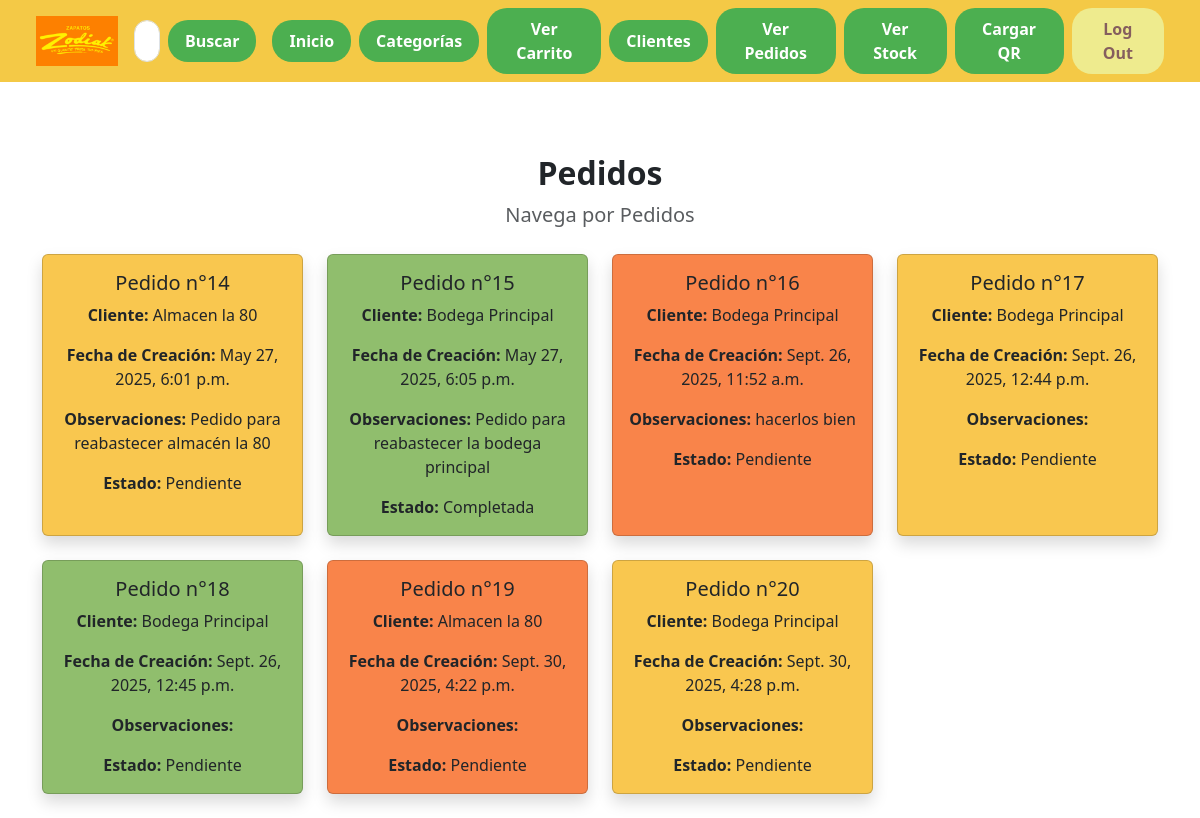
Page /ver_pedidos/ (signed in) on the committed database.
### app1/models.py (models this page shows)
class Pedido(models.Model):
    ESTADO_CHOICES = [
        ('Pendiente', 'Pendiente'),
        ('Completada', 'Completada'),
        ('Anulada', 'Anulada'),
    ]
    empleado = models.ForeignKey(Empleado, on_delete=models.CASCADE, null=True, blank=True) # Relación uno a muchos con la tabla Empleado
    fecha_creacion = models.DateTimeField(auto_now_add=True)
    fecha_terminacion = models.DateTimeField(null=True, blank=True) # La fecha de terminación es opcional
    estado = models.CharField(max_length=10, choices=ESTADO_CHOICES, default='Pendiente') # El estado por defecto es pendiente
    observaciones = models.TextField(default='Sin observaciones', null=True, blank=True) # El campo observaciones es opcional
    cliente = models.ForeignKey(Cliente, on_delete=models.CASCADE) # Relación uno a muchos con la tabla Cliente

class Cliente(models.Model):
    nombre = models.CharField(max_length=100, unique=True)
    direccion = models.CharField(max_length=200)
    telefono = models.CharField(max_length=15)
    correo = models.EmailField()

### app1/views.py (the view)
# urls.py: path("ver_pedidos/", PedidoListView.as_view(), name="ver_pedidos"),
class PedidoListView(LoginRequiredMixin, ListView):
    model = Pedido
    template_name = 'ver_pedidos.html'
    context_object_name = 'pedidos'
    def get_queryset(self):
        return Pedido.objects.select_related('cliente').all()

### app1/templates/ver_pedidos.html
{% extends "base.html" %}
{% load static %}
{% block content %}
<div class="container mt-5">
    <div class="text-center mb-4">
        <h2 class="fw-bold">Pedidos</h2>
        <p class="fs-5 text-muted">Navega por Pedidos</p>
    </div>
    <div class="row row-cols-1 row-cols-sm-2 row-cols-md-3 row-cols-lg-4 g-4">
        {% for p in pedidos %}
        <div class="col">
            <a href="{% url 'ver_zapatos_pedido' p.id %}" class="text-decoration-none">
                <div class="card h-100 shadow" style="background-color: {% cycle '#f9c74f' '#90be6d' '#f9844a' %};">
                    <div class="card-body text-center">
                        <h5 class="card-title">Pedido n°{{ p.id }}</h5>
                        <p class="card-text"><b>Cliente:</b> {{ p.cliente.nombre }}</p>
                        <p class="card-text"><b>Fecha de Creación:</b> {{ p.fecha_creacion }}</p>
                        <p class="card-text"><b>Observaciones:</b> {{ p.observaciones }}</p>
                        <p class="card-text"><b>Estado:</b> {{ p.estado }}</p>
                    </div>
                </div>
            </a>
        </div>
        {% endfor %}
    </div>
</div>
{% endblock %}

### rows in the picture
Pedido: id "14", cliente.nombre "Almacen la 80", fecha_creacion "May 27, 2025, 6:01 p.m.", observaciones "Pedido para reabastecer almacén la 80", estado "Pendiente"
Pedido: id "15", cliente.nombre "Bodega Principal", fecha_creacion "May 27, 2025, 6:05 p.m.", observaciones "Pedido para reabastecer la bodega principal", estado "Completada"
Pedido: id "16", cliente.nombre "Bodega Principal", fecha_creacion "Sept. 26, 2025, 11:52 a.m.", observaciones "hacerlos bien", estado "Pendiente"
Pedido: id "17", cliente.nombre "Bodega Principal", fecha_creacion "Sept. 26, 2025, 12:44 p.m.", estado "Pendiente"
Pedido: id "18", cliente.nombre "Bodega Principal", fecha_creacion "Sept. 26, 2025, 12:45 p.m.", estado "Pendiente"
Pedido: id "19", cliente.nombre "Almacen la 80", fecha_creacion "Sept. 30, 2025, 4:22 p.m.", estado "Pendiente"
Pedido: id "20", cliente.nombre "Bodega Principal", fecha_creacion "Sept. 30, 2025, 4:28 p.m.", estado "Pendiente"
